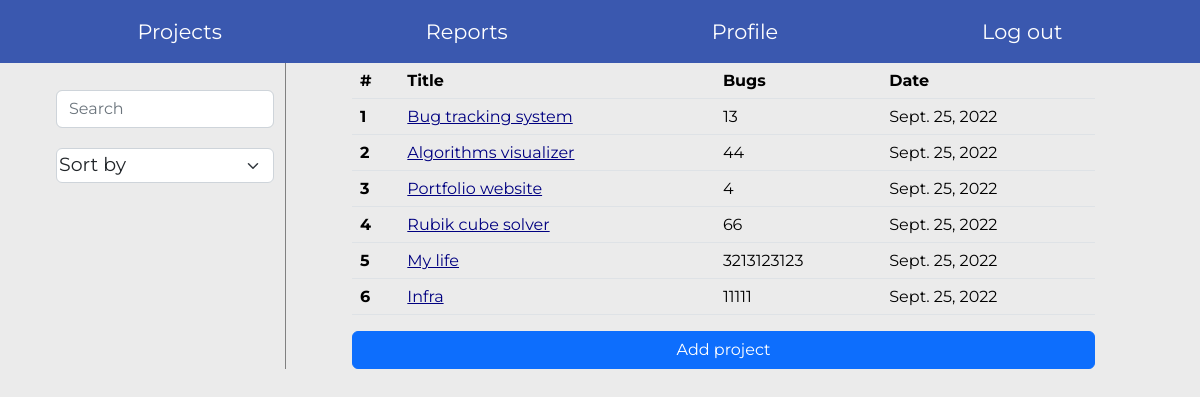
The app's page /home, older data.
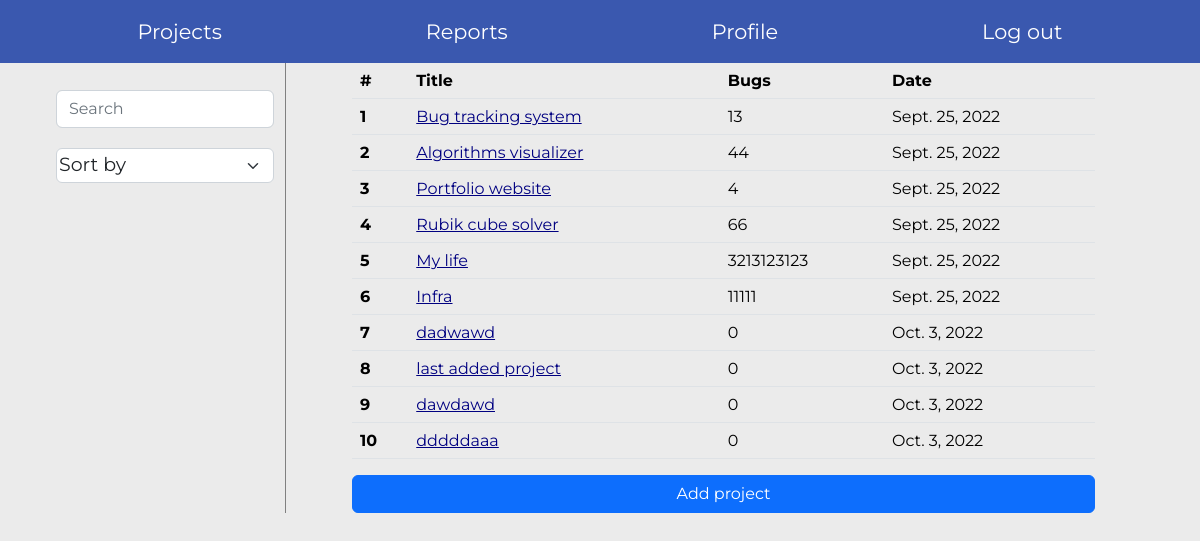
The same page, newer data.
### project/models.py (models this page shows, shortened)
class project(models.Model):
	name = models.CharField(max_length = 40)
	date_added = models.DateField()
	bugs_count = models.IntegerField()

### project/views.py (the view, shortened to what this page needs)
# urls.py: path('home',home , name="home"),
def home(request):
	projects = project.objects.all();
	context = {"projects":projects}
	return render(request , "home.html" , context)

### templates/home.html (shortened to what this page needs)
{% extends "base.html" %}
{% load static %}
{% block css_files %}
<link rel="stylesheet" href="{% static 'bootstrap.min.css' %}">
<link rel="stylesheet" href="{% static 'base.css' %}">
<link rel="stylesheet" href="{% static 'home.css' %}">
{% endblock %}
{% block content %}
<div class="container" id="home_body">
	<div  id="filters">
		<div class="mt-3">
			<div class="mb-3">
				<input type="text" class="form-control" id="search_input" placeholder="Search" aria-describedby="text">
			</div>
		</div>
		<div>
			<div>
				<select class="form-select" id="sort_select" aria-label="Default select example">
					<option >Sort by</option>
				</select>
			</div>
		</div>
	</div>
	<div id="results">
		<table class="table">
			<thead>
				<tr>
					<th scope="col">#</th>
					<th scope="col">Title</th>
					<th scope="col">Bugs</th>
					<th scope="col">Date</th>
				</tr>
			</thead>
			<tbody id="table_body">
				{% for project in projects %}
				<tr>
					<th scope="row"> {{ forloop.counter }}</th>
					<td><a class="a_color">{{ project.name }}</a></td>
					<td>{{ project.bugs_count }}</td>
					<td>{{ project.date_added }}</td>
				</tr>
				{% endfor %}
			</tbody>
		</table>
<button type="button" class="btn btn-primary" id="add_project" data-bs-toggle="modal" data-bs-target="#exampleModal">
  Add project
</button>
	</div>
</div>
{% endblock %}

### templates/base.html (shortened to what this page needs)
<html>
<head>
	{% load static %}
	{% block css_files %}{% endblock %}
</head>
<body>
	<nav class="navbar navbar-expand-lg bg-light">
  <div class="container-fluid">
    <div class="collapse navbar-collapse" id="navbarTogglerDemo01">
      <ul class="navbar-nav me-auto mb-2 mb-lg-0">
        <li class="nav-item">
          <a id="go_projects" class="nav-link active">Projects</a>
        </li>
        <li class="nav-item">
          <a class="nav-link">Reports</a>
        </li>
        <li class="nav-item">
          <a class="nav-link ">Profile</a>
        </li>
         <li class="nav-item">
          <a href="logout" class="nav-link ">Log out</a>
        </li>
      </ul>
    </div>
  </div>
</nav>
	<div id="additional" class="container">
		{% block content %}
		{% endblock %}
	</div>
</body>
</html>

### static/base.css (style rules this page uses)
* { margin: 0; padding: 0; font-family: 'Merriweather Sans', sans-serif !important; font-family: 'Montserrat', sans-serif !important; color: black; }
.navbar , .container-fluid { background-color: #3A58AF !important; }
.a_color { color: #000080 !important; }
.navbar-nav { font-size: 130%; width: 80%; display: flex; margin: auto; justify-content: space-between; align-items: center; }
button { color: white !important; background-color: #3A58AF; border: solid white 1px; padding: 2%; border-radius: 5%; }
a { color: white !important; cursor: pointer; }

### static/home.css (style rules this page uses)
* { margin: 0; padding: 0; font-family: 'Merriweather Sans', sans-serif; font-family: 'Montserrat', sans-serif; color: black; }
#additional { margin: 0 !important; padding: 0 !important; }
#sort_select { margin-top: 20px; padding: 2px; font-size: 19px; }
tr { align-items: center; }
#home_body { width: 100%; display: flex; justify-content: space-around; }
#filters { padding: 1%; border-right: solid grey 1px; }
#results { width: 66.6%; display: flex ; flex-direction: column; jusify-content: center; }
body { background-color: #EBEBEB; }

Row changes from the older to the newer data that the page shows:
added project: name "dadwawd", bugs_count "0", date_added "Oct. 3, 2022"
added project: name "last added project", bugs_count "0", date_added "Oct. 3, 2022"
added project: name "dawdawd", bugs_count "0", date_added "Oct. 3, 2022"
added project: name "dddddaaa", bugs_count "0", date_added "Oct. 3, 2022"
